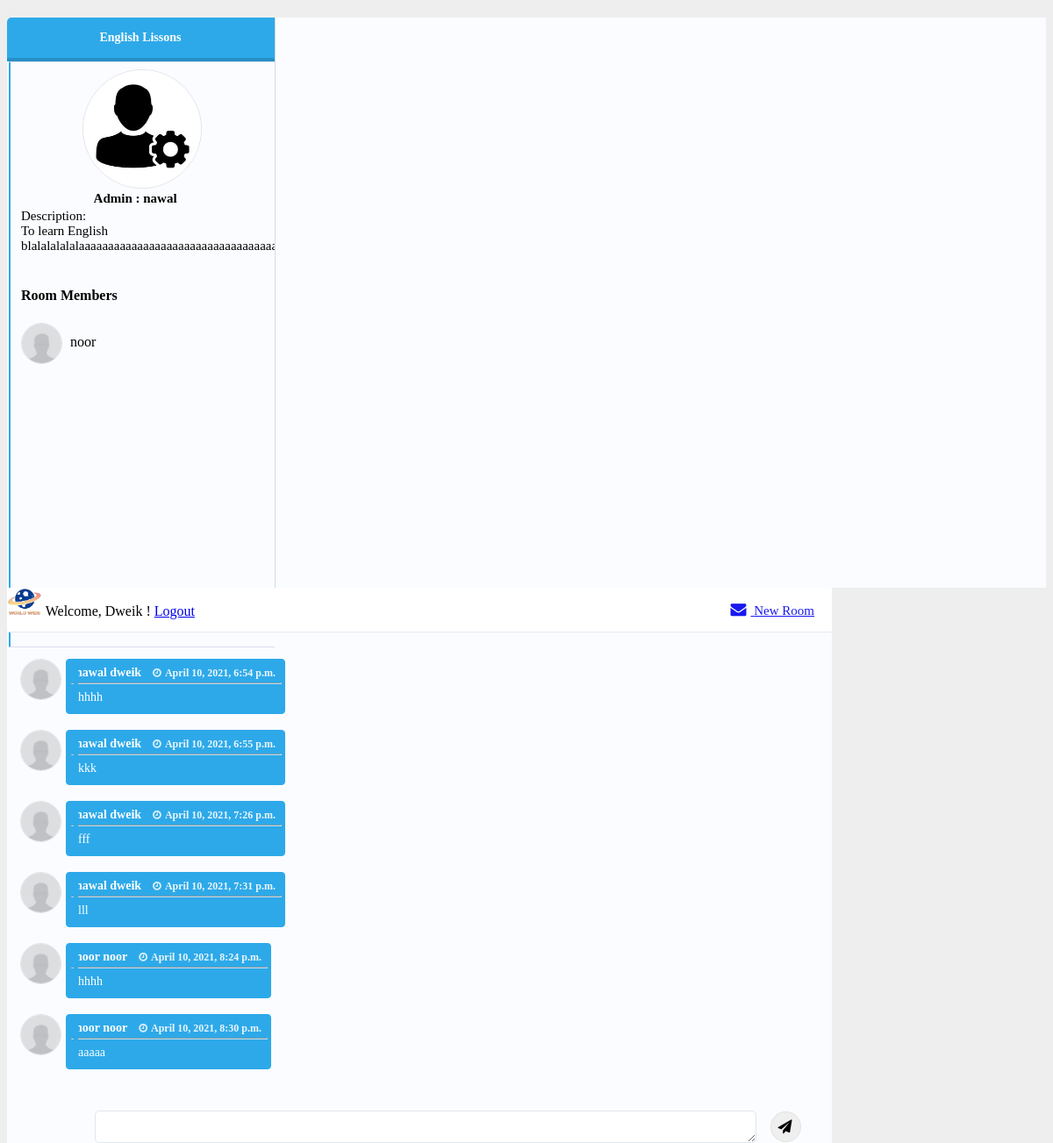
The app's page /groups/group_name/2 (signed in), older data.
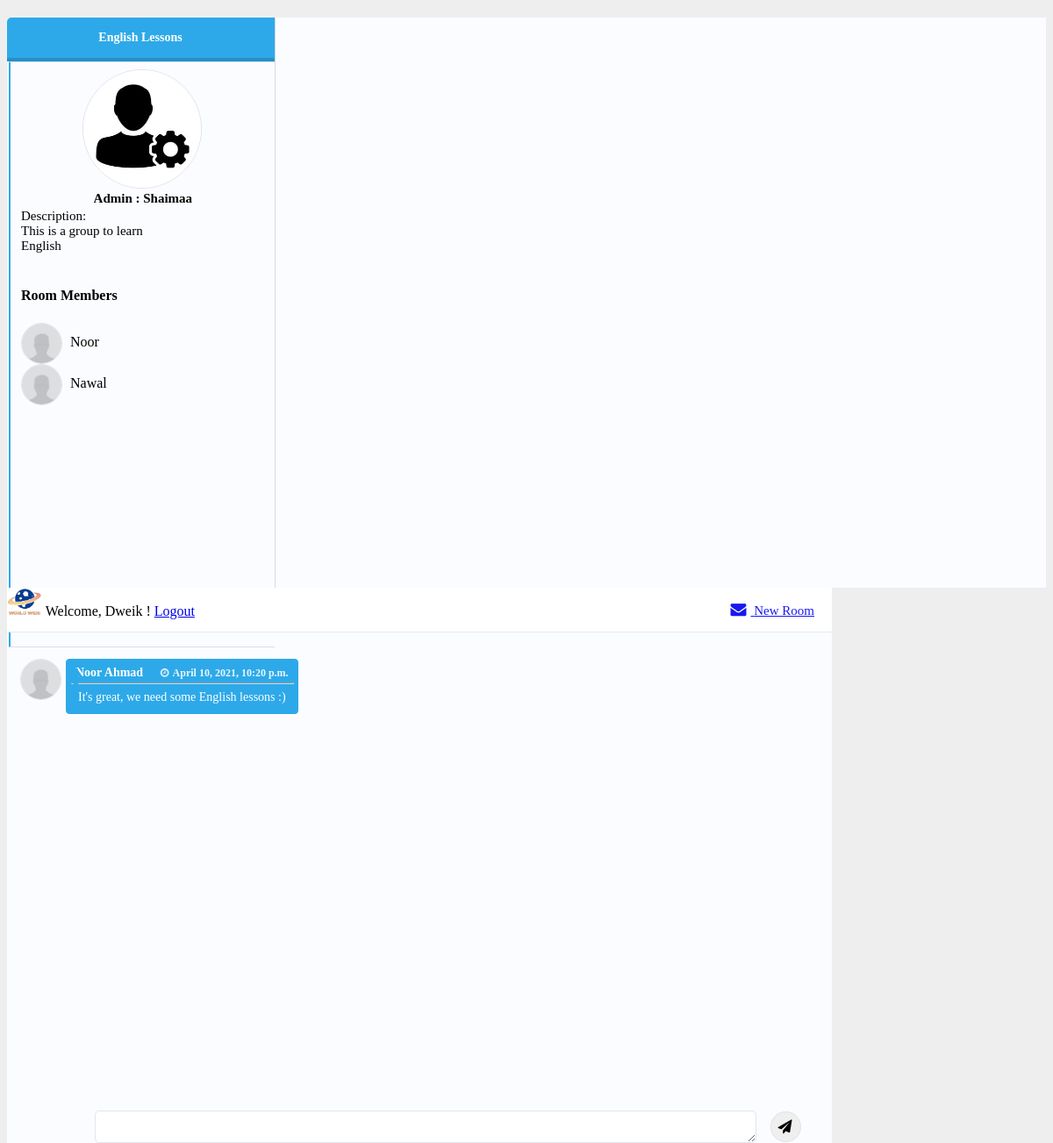
The same page, newer data.
### app/models.py (models this page shows, shortened)
class Group(models.Model):
    planner = models.ForeignKey(User, related_name="groupsPlannedByUser", on_delete = models.CASCADE)
    group_name = models.TextField()
    description = models.TextField()
    users = models.ManyToManyField(User, related_name="groups")
    created_at = models.DateTimeField(auto_now_add=True)
    updated_at = models.DateTimeField(auto_now=True)

class User(models.Model):
    first_name = models.CharField(max_length=255)
    last_name = models.CharField(max_length=255)
    email = models.CharField(max_length=255)
    password = models.CharField(max_length=255)
    created_at = models.DateTimeField(auto_now_add=True)
    updated_at = models.DateTimeField(auto_now=True)
    objects = BlogManager()

class Message(models.Model):
    context = models.TextField()
    sender = models.ForeignKey(User, related_name= 'messages_sent', on_delete = models.CASCADE )
    group = models.ForeignKey(Group, related_name= 'messages_group', on_delete = models.CASCADE)
    created_at = models.DateTimeField(auto_now_add=True)
    updated_at = models.DateTimeField(auto_now=True)
    objects = MessageManager()

### app/views.py (the view)
# urls.py: path('groups/group_name/<int:group_id>', views.view_group_name),
def view_group_name(request,group_id):
    current_group = models.selected_group(group_id)
    messages = Message.objects.filter(group=current_group)
    context = {
        'group_name': current_group.group_name,
        'group_id': current_group.id,
        'messages': messages,
        'planner': current_group.planner.first_name,
        'plannerId': current_group.planner.id,
        'description': current_group.description,
        'groupUsers': models.users_joining_the_group(request.session['login_user'],group_id)
    }
    return render(request,"group.html",context)

### app/models.py (called while the page is built)
def selected_group(group_id):
    group=Group.objects.get(id=group_id)
    return group

def users_joining_the_group(user_id,group_id):
    this_group = Group.objects.get(id=group_id)
    allGroupJoiners = User.objects.filter(groups=this_group)
    return allGroupJoiners

### app/templates/group.html (shortened to what the changed rows need)
<!DOCTYPE html>
<html lang="en">
<head>
    {% load static %}
    <link rel="stylesheet" href="{% static 'css/dashboard_style.css' %}">
    <link href="https://maxcdn.bootstrapcdn.com/font-awesome/4.3.0/css/font-awesome.min.css" rel="stylesheet">
</head>
<body>
    <div class="container">
        <div class="panel messages-panel">
            <div class="contacts-list">
                <div class="inbox-categories">
                    <div data-toggle="tab" data-target="#inbox" class="active"> {{group_name}} </div>
                </div>
                <div class="tab-content">
                    <div id="inbox" class="contacts-outter-wrapper tab-pane active">
                        <div class="contacts-outter">
                            <ul class="list-unstyled contacts">
                                <li data-toggle="tab" data-target="#inbox-message-1" class="active">
                                    <br />
                                    <div class="vcentered info-combo">
                                        <h3  style="margin-left: 48%;font-size: 15px;" class="no-margin-bottom name"> Admin : {{planner}} </h3>
                                        <div style="font-size: 15px;"> Description: <br />{{description}}</div>
                                        <br/>
                                    </div>
                                    <br />
                                    <div>
                                        <h4> Room Members</h4>
                                        {% for groupUser in groupUsers %}
                                        {% if groupUser.id != plannerId %}
                                        <img alt="" class="img-circle medium-image" src="/static/avatar.jpg">
                                        <output>{{groupUser.first_name}}</output>
                                        <br />
                                        {% endif %}
                                        {% endfor %}
                                    </div>
                                </li>
                            </ul>
                        </div>
                    </div>
                </div>
            </div>
            <div class="tab-content">
                <div class="tab-pane message-body active" id="inbox-message-1">
                    <div class="message-top">
                            <div role="list" class="w-clearfix w-dyn-items w-row">
                                <div class="category-wrapper w-dyn-item w-col w-col-2" style="white-space: nowrap;"><img src="{% static 'logo.png'%}" alt="logo" width="40px" style="max-width: none;"> Welcome, {{request.session.name}} !    <a href="/logout">Logout</a></a></div>
                            </div>
                    </div>
                    <div class="message-chat">
                        <div class="chat-body">
{% for message in messages %}
{% if message.sender.id != request.session.login_user %}
                            <div class="message info">
                                <img alt="" class="img-circle medium-image" src="/static/avatar.jpg">
                                <div class="message-body">
                                    <div class="message-info">
                                        <h4> {{message.sender.first_name}}  {{message.sender.last_name}}</h4>
                                        <h5> <i class="fa fa-clock-o"></i> {{message.created_at}} </h5>
                                    </div>
                                    <hr>
                                    <div class="message-text">
                                        {{message.context}}
                                    </div>
                                </div>
                                <br>
                            </div>
                            {% endif %}
                            {% endfor %}
                        </div>
                        </div>
                    </div>
                </div>
            </div>
        </div>
</body>
</html>

Row changes from the older to the newer data that the page shows:
removed Message: sender.first_name "nawal", sender.last_name "dweik", created_at "April 10, 2021, 6:54 p.m.", context "hhhh"
removed Message: sender.first_name "nawal", sender.last_name "dweik", created_at "April 10, 2021, 6:55 p.m.", context "kkk"
removed Message: sender.first_name "nawal", sender.last_name "dweik", created_at "April 10, 2021, 7:26 p.m.", context "fff"
removed Message: sender.first_name "nawal", sender.last_name "dweik", created_at "April 10, 2021, 7:31 p.m.", context "lll"
removed Message: sender.first_name "noor", sender.last_name "noor", created_at "April 10, 2021, 8:24 p.m.", context "hhhh"
removed Message: sender.first_name "noor", sender.last_name "noor", created_at "April 10, 2021, 8:30 p.m.", context "aaaaa"
changed Group: group_name "English Lissons" → "English Lessons"; description "To learn English…" → "This is a group to learn English"
changed User: first_name "nawal" → "Shaimaa"
changed User: first_name "noor" → "Noor"
now on this page (row edited): User: first_name "Nawal", session.name "Dweik"
added Message: sender.first_name "Noor", sender.last_name "Ahmad", created_at "April 10, 2021, 10:20 p.m.", context "It's great, we need some English lessons :)"
